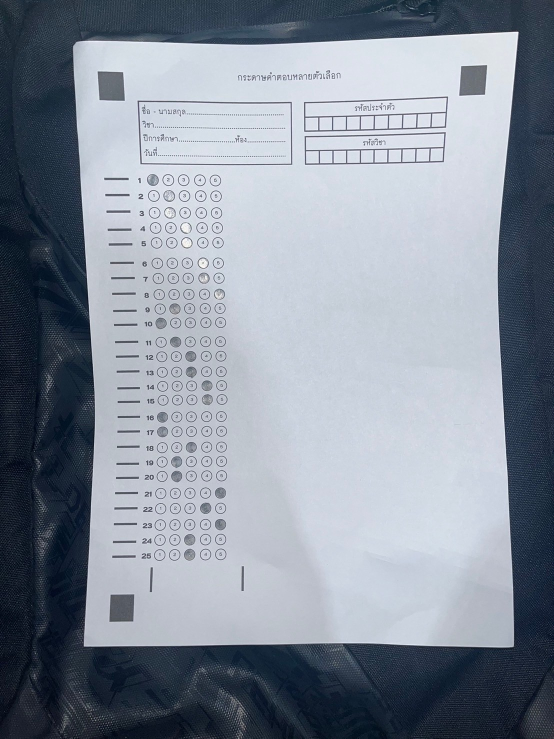
#> input picture backend/scanner/test_image/LINE_ALBUM_25667_0.jpg, 1108 x 1477 px (shown at 1/2 size)
$ python -i scaner.py   (imports and definitions only)
#> lines starting #> are read from the running program, lines starting #| are printed output that depends on the picture; after the words box and inside, x2 and y2 are one past the last pixel; in counts of white or black regions, pixels touching at a corner belong together
# =====================================================================================
# anser sheet scanner conclusion to use
# =====================================================================================

# import the necessary packages
from imutils.perspective import four_point_transform
import cv2
import argparse
from imutils import contours
import numpy as np
import imutils
import traceback


def load_and_preprocess_image(image_path):
    try:
        image = cv2.imread(image_path)
        if image is None:
            raise FileNotFoundError(
                f"Cannot find or open the file: {image_path}")
        image = imutils.resize(image, width=1600)
        gray = cv2.cvtColor(image, cv2.COLOR_BGR2GRAY)
        blurred = cv2.GaussianBlur(gray, (5, 5), 0)
        edged = cv2.Canny(blurred, 75, 200)
        gradient = cv2.morphologyEx(
            edged, cv2.MORPH_GRADIENT, np.ones((3, 3), np.uint8))
        return image, gray, gradient
    except Exception as e:
        raise RuntimeError(f"Error in load_and_preprocess_image: {str(e)}")


def find_document_contour(gradient):
    try:
        cnts = cv2.findContours(
            gradient.copy(), cv2.RETR_EXTERNAL, cv2.CHAIN_APPROX_SIMPLE)
        cnts = imutils.grab_contours(cnts)
        docCnt = None
        if len(cnts) > 0:
            cnts = sorted(cnts, key=cv2.contourArea, reverse=True)
            for c in cnts:
                peri = cv2.arcLength(c, True)
                approx = cv2.approxPolyDP(c, 0.02 * peri, True)
                if len(approx) >= 4 and len(approx) <= 6:
                    docCnt = approx
                    break
        if docCnt is None:
            raise ValueError("Document contour not found")
        return docCnt
    except Exception as e:
        raise RuntimeError(f"Error in find_document_contour: {str(e)}")


def get_top_down_view(image, gray, docCnt):
    try:
        paper = four_point_transform(image, docCnt.reshape(4, 2))
        warped = four_point_transform(gray, docCnt.reshape(4, 2))
        return paper, warped
    except Exception as e:
        raise RuntimeError(f"Error in get_top_down_view: {str(e)}")


def extract_conner_markers(cnts, thresh):
    try:
        connerCnts = []
        for c in cnts:
            (x, y, w, h) = cv2.boundingRect(c)
            ratio = w / float(h)
            cntAr = cv2.contourArea(c)
            if (ratio >= 0.9 and ratio <= 1.1) and (cntAr > 1000):
                mask = np.zeros(thresh.shape, dtype='uint8')
                cv2.drawContours(mask, [c], -1, 255, -1)
                mask = cv2.bitwise_and(thresh, thresh, mask=mask)
                filledArea = cv2.countNonZero(mask)
                percentage_filled = (filledArea / float(cntAr)) * 100
                if percentage_filled > 70:
                    connerCnts.append(c)
        # print('connerCnts:', len(connerCnts))
        return connerCnts
    except Exception as e:
        raise RuntimeError(f"Error in extract_conner_markers: {str(e)}")


def detect_rotation(warped, connerCnts):
    try:
        topZoneImage = warped.shape[0] // 3
        topMaker = [c for c in connerCnts if cv2.boundingRect(c)[
            1] < topZoneImage]
        # print('topMaker:', len(topMaker))
        if len(topMaker) == 1:
            return True
        return False
    except Exception as e:
        raise RuntimeError(f"Error in detect_rotation: {str(e)}")


def find_all_rectangles(cnts, thresh):
    try:
        all_rectangles = []
        for c in cnts:
            peri = cv2.arcLength(c, True)
            approx = cv2.approxPolyDP(c, 0.02 * peri, True)

            contour_area = cv2.contourArea(c)

            if contour_area != 0:
                mask = np.zeros(thresh.shape, dtype="uint8")

                cv2.drawContours(mask, [c], -1, 255, -1)
                mask = cv2.bitwise_and(thresh, thresh, mask=mask)

                total = cv2.countNonZero(mask)

                percentage_filled = total / float(contour_area)

                if len(approx) >= 3 and len(approx) <= 6 and percentage_filled > 0.9 and cv2.contourArea(c) > 200:
                    all_rectangles.append(approx)
        # print('all_rectangles:', len(all_rectangles))
        return all_rectangles
    except Exception as e:
        raise RuntimeError(f"Error in find_all_rectangles: {str(e)}")


def find_rectangles(all_rectangles):
    try:
        rectangles = []
        for c in all_rectangles:
            x, y, w, h = cv2.boundingRect(c)

            ratio = w / float(h)

            area = cv2.contourArea(c)

            if not (0.9 <= ratio <= 1.1) and area > 100:
                rectangles.append(c)
        # print('rectangles:', len(rectangles))
        return rectangles
    except Exception as e:
        raise RuntimeError(f"Error in find_rectangles: {str(e)}")


def find_horizontal_rectangles_and_vertical_rectangles(rectangles):
    try:
        horizontal_rectangles = []
        vertical_rectangles = []
        for c in rectangles:
            x, y, w, h = cv2.boundingRect(c)

            ratio = w / float(h)

            area = cv2.contourArea(c)

            if ratio > 1.1 and area > 100 and area < 500:
                # print('ratio: ', ratio, 'area: ', area, 'horizontal')
                horizontal_rectangles.append(c)
            elif ratio < 0.9 and area > 100 and area < 500:
                # print('ratio: ', ratio, 'area: ', area, 'vertical')
                vertical_rectangles.append(c)
        # print('horizontal_rectangles:', len(horizontal_rectangles))
        # print('vertical_rectangles:', len(vertical_rectangles))
        return horizontal_rectangles, vertical_rectangles
    except Exception as e:
        raise RuntimeError(
            f"Error in find_horizontal_rectangles_and_vertical_rectangles: {str(e)}")


def find_bubbles_in_zone(cnts, min_x, max_x, min_y, max_y):
    try:
        bubbles = []
        for c in cnts:
            x, y, w, h = cv2.boundingRect(c)
            area = cv2.contourArea(c)

            if min_x < x < max_x and min_y < y < max_y:
                # print('area: ', area)
                if area > 10:
                    bubbles.append(c)
        # print('bubbles:', len(bubbles))
        return bubbles
    except Exception as e:
        raise RuntimeError(f"Error in find_bubbles_in_zone: {str(e)}")


# [46 lines left out: function process_bubbles, not called in this run]


def scan(image_path):
    try:
        image, gray, gradient = load_and_preprocess_image(image_path)
#> in load_and_preprocess_image, image is the input picture: shape (1477, 1108, 3); mean B, G, R 155.4, 143.2, 134.7
#> in load_and_preprocess_image, `edged = cv2.Canny(blurred, 75, 200)`:
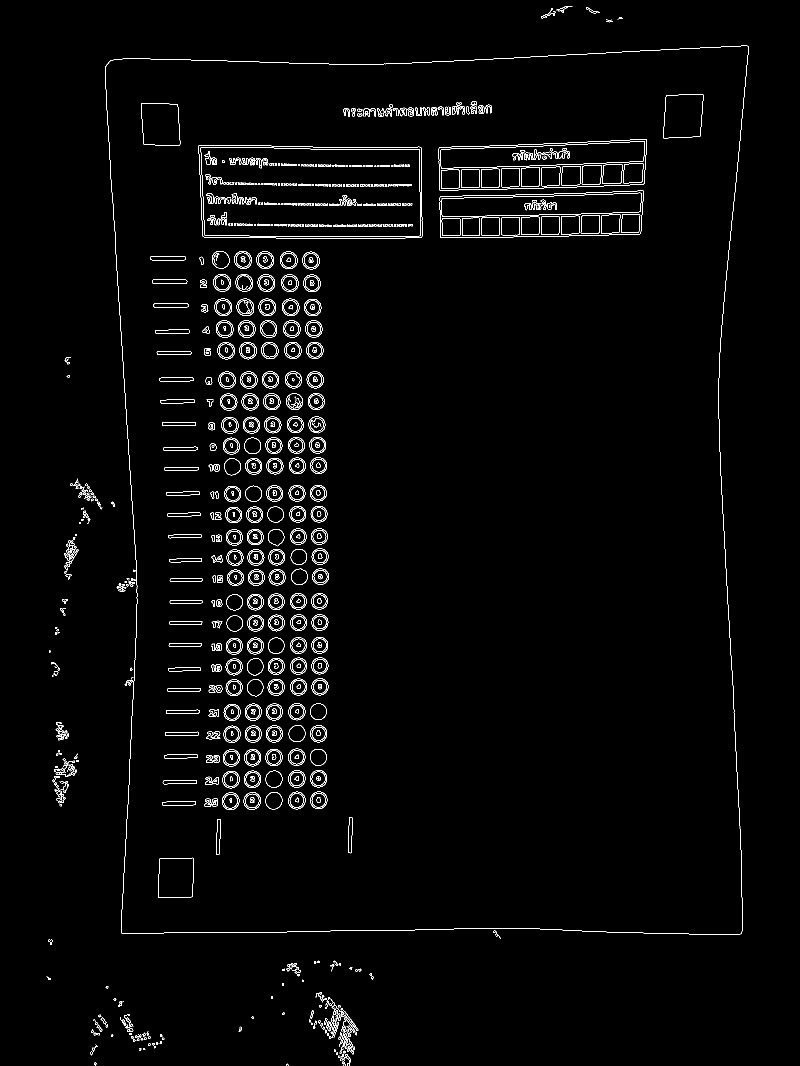
#> edged: shape (2132, 1600) (shown at 1/2 size); 1.9% white in thin lines or dots, all inside (x1, y1, x2, y2) = (93, 12, 1498, 2132)
#> in load_and_preprocess_image, `gradient = cv2.morphologyEx( edged, cv2.MORPH_GRADIENT, np.ones((3, 3)..`:
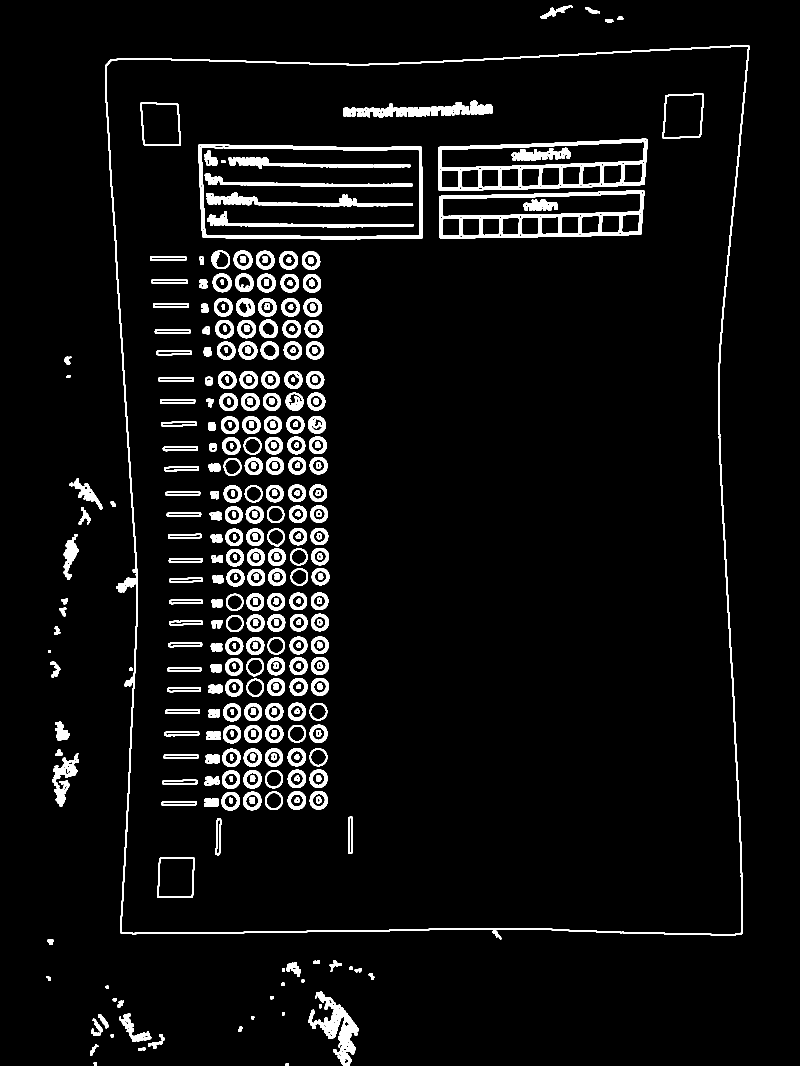
#> gradient: shape (2132, 1600) (shown at 1/2 size); 5.7% white; 357 white regions
        docCnt = find_document_contour(gradient)
#> in find_document_contour, `cnts = cv2.findContours( gradient.copy(), cv2.RETR_EXTERNAL, cv2.CHAIN..`: cnts = 58 contours; largest, box (x1, y1, x2, y2) and area: (210, 90, 1499, 1879) 2128835, (630, 1983, 718, 2132) 4571, (127, 1074, 158, 1160) 1160, (139, 956, 206, 1020) 1064, (239, 2027, 303, 2084) 1059
#> the loop in find_document_contour, `for c in cnts:` made 1 pass
#> (peri, docCnt) on pass 1: (6430.7, [[1498, 91], [211, 129], [242, 1867], [1484, 1867]])
#> docCnt = [[1498, 91], [211, 129], [242, 1867], [1484, 1867]]
        paper, warped = get_top_down_view(image, gray, docCnt)
#> in get_top_down_view, `paper = four_point_transform(image, docCnt.reshape(4, 2))`:
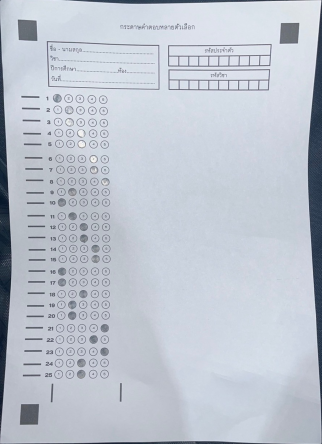
#> paper: shape (1776, 1287, 3) (shown at 1/4 size); mean B, G, R 207.3, 196.6, 190
        thresh = cv2.threshold(
            warped, 0, 255, cv2.THRESH_BINARY_INV | cv2.THRESH_OTSU)[1]
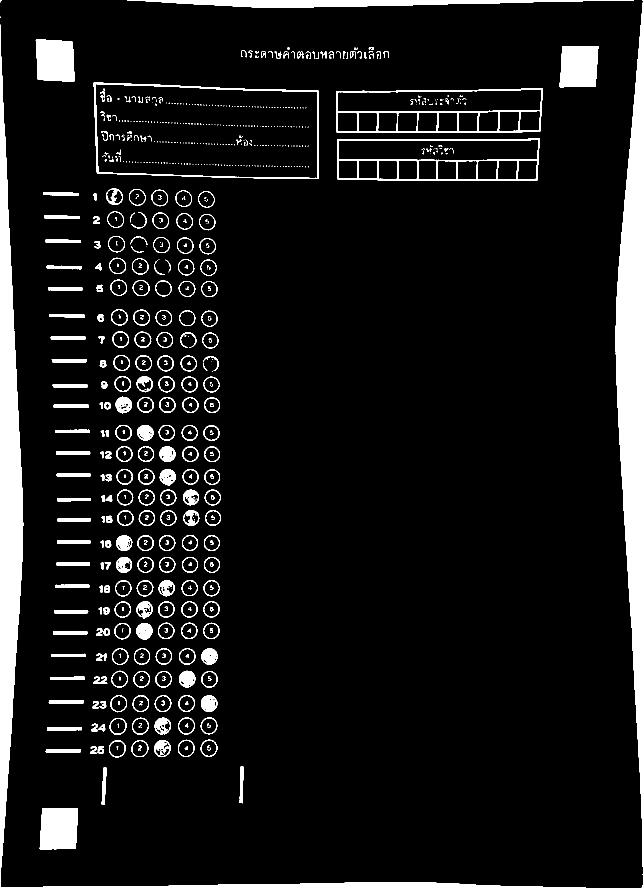
#> thresh: shape (1776, 1287) (shown at 1/2 size); 8.6% white; 722 white regions (396 under 20 px)
        cnts = cv2.findContours(
            thresh.copy(), cv2.RETR_EXTERNAL, cv2.CHAIN_APPROX_SIMPLE)
#> cnts = 242 contours, 33 with area under 20; largest, box (x1, y1, x2, y2) and area: (187, 165, 637, 358) 79770, (1231, 0, 1287, 1776) 49048, (0, 49, 1172, 1776) 45893, (673, 177, 1086, 266) 34555, (674, 277, 1080, 362) 32645
        cnts = imutils.grab_contours(cnts)
        connerCnts = extract_conner_markers(cnts, thresh)
#> the loop in extract_conner_markers, `for c in cnts:` made 242 passes
#> (x, y, w, h, ratio, cntAr, filledArea, percentage_filled) on passes 1, 236, 237: (79, 1616, 77, 83, 0.928, 5797.5, 5950, 102.6), (1119, 92, 78, 83, 0.94, 5768, 5921, 102.7), (71, 79, 78, 85, 0.918, 5854.5, 6007, 102.6)
#> pass 1, in extract_conner_markers, `mask = cv2.bitwise_and(thresh, thresh, mask=mask)`:
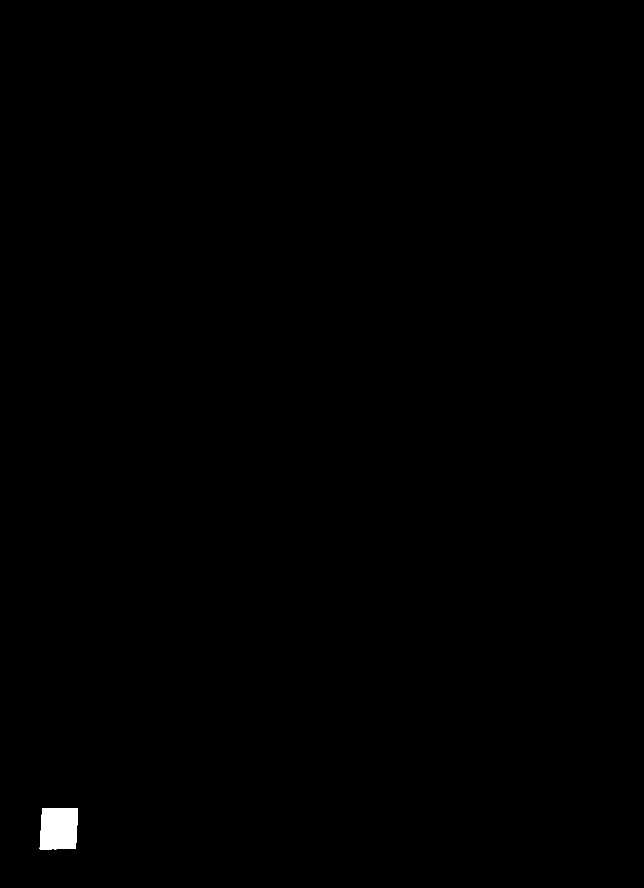
#> mask: shape (1776, 1287) (shown at 1/2 size); 0.26% white; 1 white region, box (x1, y1, x2, y2) and area: (79, 1616, 156, 1699) 5950
#> after the loop in extract_conner_markers, `for c in cnts:`:
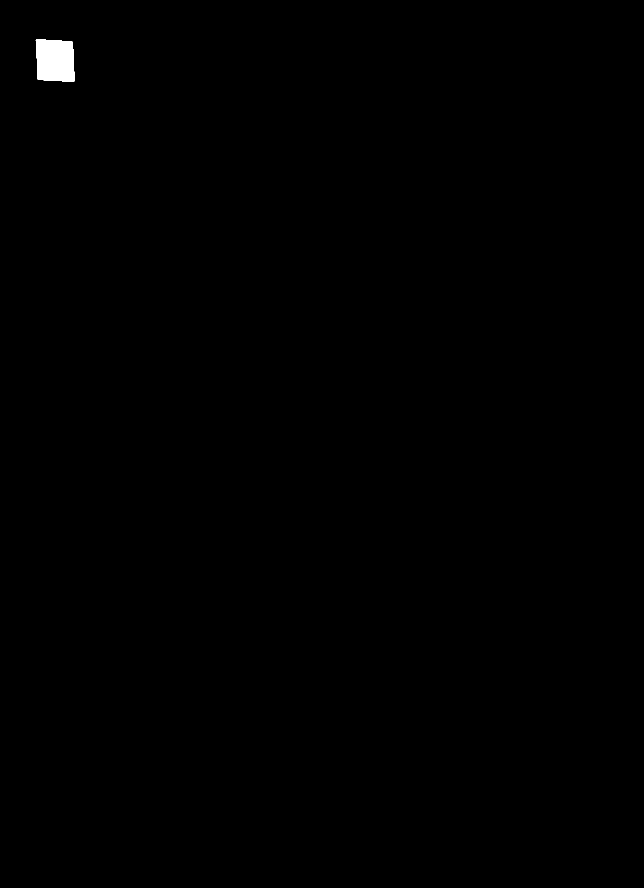
#> mask: shape (1776, 1287) (shown at 1/2 size); 0.26% white; 1 white region
#> after the loop in extract_conner_markers, `for c in cnts:`: connerCnts = 3 contours; box (x1, y1, x2, y2) and area: (71, 79, 149, 164) 5854, (79, 1616, 156, 1699) 5798, (1119, 92, 1197, 175) 5768

        if detect_rotation(warped, connerCnts):
#> in detect_rotation, `topZoneImage = warped.shape[0] // 3`: topZoneImage = 592
#> in detect_rotation, `topMaker = [c for c in connerCnts if cv2.boundingRect(c)[ 1] < topZone..`: topMaker = 2 contours; box (x1, y1, x2, y2) and area: (71, 79, 149, 164) 5854, (1119, 92, 1197, 175) 5768
            warped = cv2.rotate(warped, cv2.ROTATE_180)
            thresh = cv2.rotate(thresh, cv2.ROTATE_180)
            paper = cv2.rotate(paper, cv2.ROTATE_180)

        cnts = cv2.findContours(
            thresh.copy(), cv2.RETR_EXTERNAL, cv2.CHAIN_APPROX_SIMPLE)
        cnts = imutils.grab_contours(cnts)

        all_rectangles = find_all_rectangles(cnts, thresh)
#> the loop in find_all_rectangles, `for c in cnts:` made 242 passes
#> (peri, approx, contour_area, total, percentage_filled) on passes 1, 2, 3, 4, 12: (310, [[84, 1617], [79, 1697], [151, 1697], [155, 1617]], 5797.5, 5950, 1.03), (159.9, [[212, 1535], [207, 1535], [203, 1608], [209, 1608]], 400.5, 480, 1.2), (159.6, [[481, 1533], [479, 1605], [484, 1606], [486, 1533]], 382.5, 461, 1.21), (151.3, [[91, 1502], [160, 1504], [161, 1499]], 416, 491, 1.18), (150.5, [[94, 1455], [94, 1460], [163, 1459], [163, 1454]], 408, 483, 1.18)
#> pass 2, in find_all_rectangles, `mask = cv2.bitwise_and(thresh, thresh, mask=mask)`:
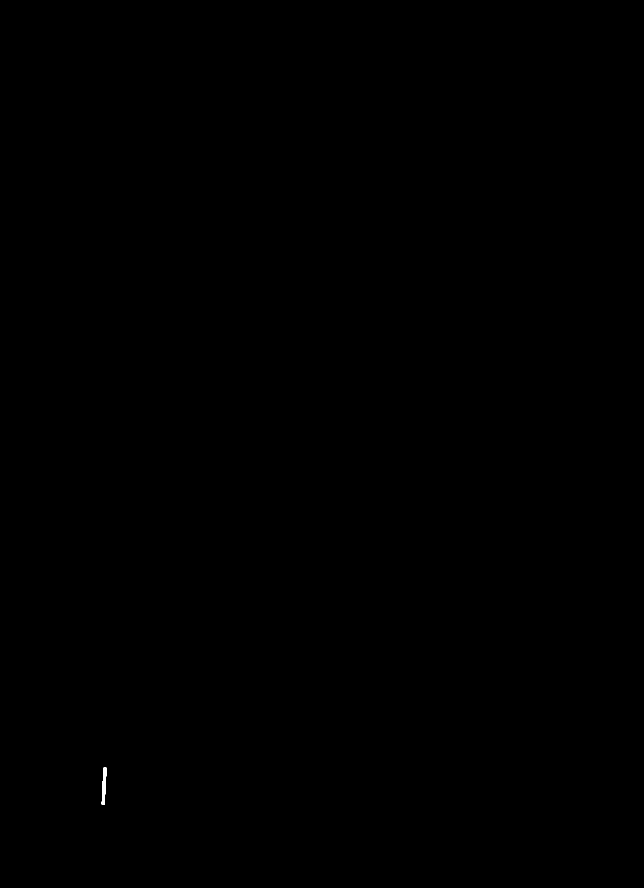
#> mask: shape (1776, 1287) (shown at 1/2 size); 0.02% white; 1 white region, box (x1, y1, x2, y2) and area: (203, 1535, 213, 1609) 480
        rectangles = find_rectangles(all_rectangles)
#> the loop in find_rectangles, `for c in all_rectangles:` made 31 passes
#> c on passes 1 to 8: [[84, 1617], [79, 1697], [151, 1697], [155, 1617]], [[212, 1535], [207, 1535], [203, 1608], [209, 1608]], [[481, 1533], [479, 1605], [484, 1606], [486, 1533]], [[91, 1502], [160, 1504], [161, 1499]], [[94, 1455], [94, 1460], [163, 1459], [163, 1454]], [[97, 1405], [166, 1406], [167, 1401], [98, 1401]], [[169, 1354], [100, 1354], [100, 1359], [168, 1359]], [[171, 1308], [103, 1308], [103, 1313], [171, 1313]]
        horizontal_rectangles, vertical_rectangles = find_horizontal_rectangles_and_vertical_rectangles(
            rectangles)
#> the loop in find_horizontal_rectangles_and_vertical_rectangles, `for c in rectangles:` made 29 passes
        if len(horizontal_rectangles) != 25 or len(vertical_rectangles) != 2:
            raise ValueError(
                f"Found {len(horizontal_rectangles)} horizontal rectangles and {len(vertical_rectangles)} vertical rectangles, please check the image again.")

        # [9 lines of commented-out code are left out]

        max_x = max([cv2.boundingRect(c)[0] for c in vertical_rectangles])
        min_x = min([cv2.boundingRect(c)[0] for c in vertical_rectangles]) - 5
        max_y = max([cv2.boundingRect(c)[1]
                    for c in horizontal_rectangles]) + 20
        min_y = min([cv2.boundingRect(c)[1]
                    for c in horizontal_rectangles]) - 20
        # [9 lines of commented-out code are left out]
        bubbles = find_bubbles_in_zone(cnts, min_x, max_x, min_y, max_y)
        if len(bubbles) != 125:
            raise ValueError(
                f"Found {len(bubbles)} bubbles, please check the image again.")

        # draw bubbles
        # output = paper.copy()
        # for i, bubble in enumerate(bubbles):
        #     cv2.drawContours(output, [bubble], -1, (0, 255, 0), 2)
        #     cv2.putText(output, str(
        #         i+1), (bubble[0][0][0], bubble[0][0][1]), cv2.FONT_HERSHEY_SIMPLEX, 0.5, (0, 0, 255), 2)
        # cv2.imshow('bubble', imutils.resize(output, height=1000))

        answers = process_bubbles(
            bubbles, thresh, horizontal_rectangles, paper)

        # cv2.waitKey(0)
        # cv2.destroyAllWindows()

        # validate the answers that correct format 1 question must max 5 answers
        for key in answers:
            if len(answers[key]) > 5:
                raise ValueError(
                    "Found more than 5 answers, please check the image again.")

        return (answers)

    except Exception as e:
#> (the run stopped early here; a loop or call above may not have finished)
